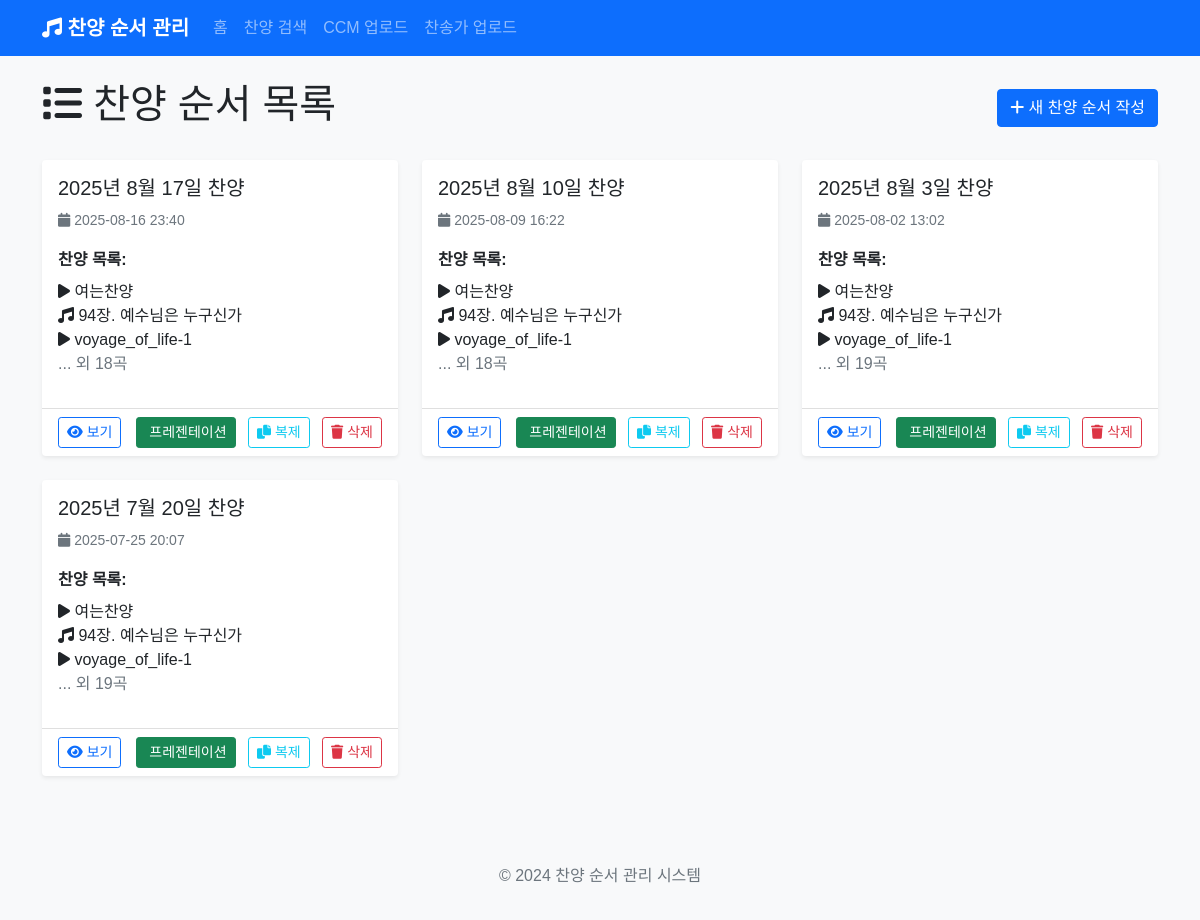
Before: / with the older database file.
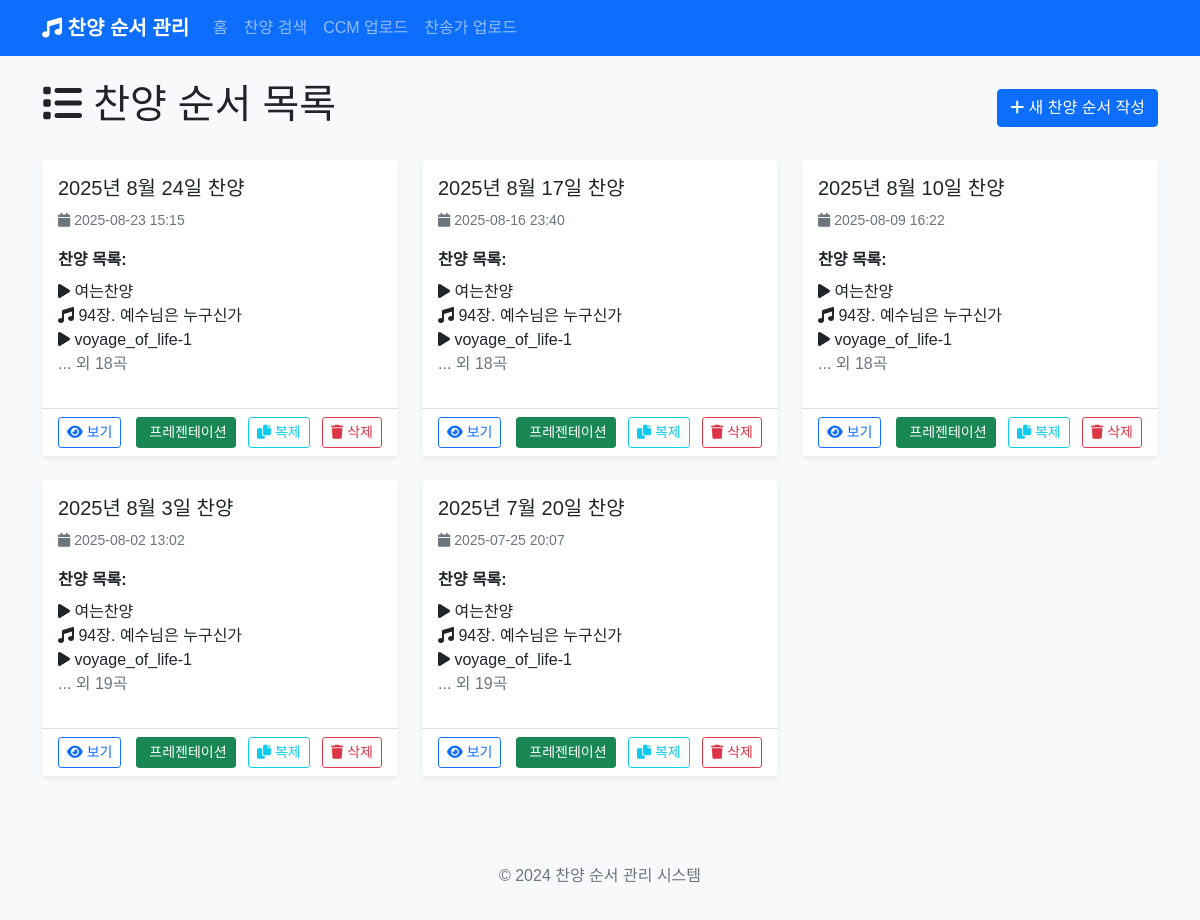
After: the same page with the newer database file.
### app.py (models this page shows)
class PraisePost(db.Model):
    id = db.Column(db.Integer, primary_key=True)
    title = db.Column(db.String(200), nullable=False)
    content = db.Column(db.Text, nullable=False)
    created_at = db.Column(db.DateTime, default=datetime.utcnow)
    songs = db.relationship('Song', backref='praise_post', lazy=True, cascade='all, delete-orphan')
    background_image = db.Column(db.String(500))  # 전체 배경 이미지
    parallax_image = db.Column(db.String(500))  # 패럴랙스 배경 이미지

class Song(db.Model):
    id = db.Column(db.Integer, primary_key=True)
    title = db.Column(db.String(200), nullable=False)
    song_type = db.Column(db.String(50), nullable=False)  # 'hymn', 'ccm', 'section', 'media'
    hymn_number = db.Column(db.String(10))  # 찬송가 번호
    lyrics = db.Column(db.Text)  # 가사
    order = db.Column(db.Integer, nullable=False)
    praise_post_id = db.Column(db.Integer, db.ForeignKey('praise_post.id'), nullable=False)
    section_title = db.Column(db.String(200))  # 섹션 제목 (예: 찬양순서1)
    media_type = db.Column(db.String(50))  # 'image', 'video'
    media_url = db.Column(db.String(500))  # 미디어 파일 경로
    background_image = db.Column(db.String(500))  # 배경 이미지

### app.py (the view)
@app.route('/')
def index():
    posts = PraisePost.query.order_by(PraisePost.created_at.desc()).all()
    return render_template('index.html', posts=posts)

### templates/index.html (shortened to what this page needs)
{% extends "base.html" %}
{% block content %}
<div class="row">
    <div class="col-12">
        <div class="d-flex justify-content-between align-items-center mb-4">
            <h1><i class="fas fa-list"></i> 찬양 순서 목록</h1>
            <a href="{{ url_for('new_post') }}" class="btn btn-primary">
                <i class="fas fa-plus"></i> 새 찬양 순서 작성
            </a>
        </div>
    </div>
</div>
{% if posts %}
<div class="row">
    {% for post in posts %}
    <div class="col-md-6 col-lg-4 mb-4">
        <div class="card h-100 shadow-sm">
            <div class="card-body">
                <h5 class="card-title">{{ post.title }}</h5>
                <p class="card-text text-muted">
                    <small>
                        <i class="fas fa-calendar"></i> {{ post.created_at.strftime('%Y-%m-%d %H:%M') }}
                    </small>
                </p>
                <div class="mb-3">
                    <strong>찬양 목록:</strong>
                    <ul class="list-unstyled mt-2">
                        {% for song in post.songs[:3] %}
                        <li>
                            <i class="fas fa-{{ 'music' if song.song_type == 'hymn' else 'play' }}"></i>
                            {% if song.song_type == 'hymn' %}
                                {{ song.hymn_number }}장. {{ song.title }}
                            {% else %}
                                {{ song.title }}
                            {% endif %}
                        </li>
                        {% endfor %}
                        {% if post.songs|length > 3 %}
                        <li class="text-muted">... 외 {{ post.songs|length - 3 }}곡</li>
                        {% endif %}
                    </ul>
                </div>
            </div>
            <div class="card-footer bg-transparent">
                <div class="d-flex justify-content-between align-items-center">
                    <div>
                        <a href="{{ url_for('view_post', post_id=post.id) }}" class="btn btn-outline-primary btn-sm">
                            <i class="fas fa-eye"></i> 보기
                        </a>
                    </div>
                    <div>
                        <a href="{{ url_for('presentation', post_id=post.id) }}" class="btn btn-success btn-sm me-2" target="_blank">
                             프레젠테이션
                        </a>
                        <button type="button" class="btn btn-outline-info btn-sm me-2" onclick="duplicatePost({{ post.id }}, '{{ post.title }}')" title="복제하기">
                            <i class="fas fa-copy"></i> 복제
                        </button>
                        <button type="button" class="btn btn-outline-danger btn-sm" onclick="confirmDelete({{ post.id }}, '{{ post.title }}')">
                            <i class="fas fa-trash"></i> 삭제
                        </button>
                    </div>
                </div>
            </div>
        </div>
    </div>
    {% endfor %}
</div>
{% endif %}
{% endblock %}

### templates/base.html (shortened to what this page needs)
<!DOCTYPE html>
<html lang="ko">
<head>
    <link href="https://cdn.jsdelivr.net/npm/bootstrap@5.1.3/dist/css/bootstrap.min.css" rel="stylesheet">
    <link href="https://cdnjs.cloudflare.com/ajax/libs/font-awesome/6.0.0/css/all.min.css" rel="stylesheet">
    <link href="{{ url_for('static', filename='css/style.css') }}" rel="stylesheet">
</head>
<body>
    <nav class="navbar navbar-expand-lg navbar-dark bg-primary">
        <div class="container">
            <a class="navbar-brand" href="{{ url_for('index') }}">
                <i class="fas fa-music"></i> 찬양 순서 관리
            </a>
            <div class="collapse navbar-collapse" id="navbarNav">
                <ul class="navbar-nav me-auto">
                    <li class="nav-item">
                        <a class="nav-link" href="{{ url_for('index') }}">홈</a>
                    </li>
                    <li class="nav-item">
                        <a class="nav-link" href="{{ url_for('search') }}">찬양 검색</a>
                    </li>
                    <li class="nav-item">
                        <a class="nav-link" href="{{ url_for('upload_ccm') }}">CCM 업로드</a>
                    </li>
                    <li class="nav-item">
                        <a class="nav-link" href="{{ url_for('upload_hymn') }}">찬송가 업로드</a>
                    </li>
                </ul>
            </div>
        </div>
    </nav>
    <main class="container mt-4">
        {% block content %}{% endblock %}
    </main>
    <footer class="bg-light text-center text-muted py-3 mt-5">
        <div class="container">
            <p>&copy; 2024 찬양 순서 관리 시스템</p>
        </div>
    </footer>
</body>
</html>

### static/css/style.css (style rules this page uses)
body { font-family: 'Noto Sans KR', sans-serif; background-color: #f8f9fa; }
.navbar-brand { font-weight: bold; }
.card { border: none; box-shadow: 0 0.125rem 0.25rem rgba(0, 0, 0, 0.075); transition: box-shadow 0.15s ease-in-out; }
.btn { transition: all 0.15s ease-in-out; }

Changed rows visible on the page:
added PraisePost: title "2025년 8월 24일 찬양", created_at "2025-08-23 15:15", songs|length "18"
added Song: title "여는찬양", shown under "2025년 8월 24일 찬양"
added Song: hymn_number "94", title "예수님은 누구신가", shown under "2025년 8월 24일 찬양"
added Song: title "voyage_of_life-1", shown under "2025년 8월 24일 찬양"
